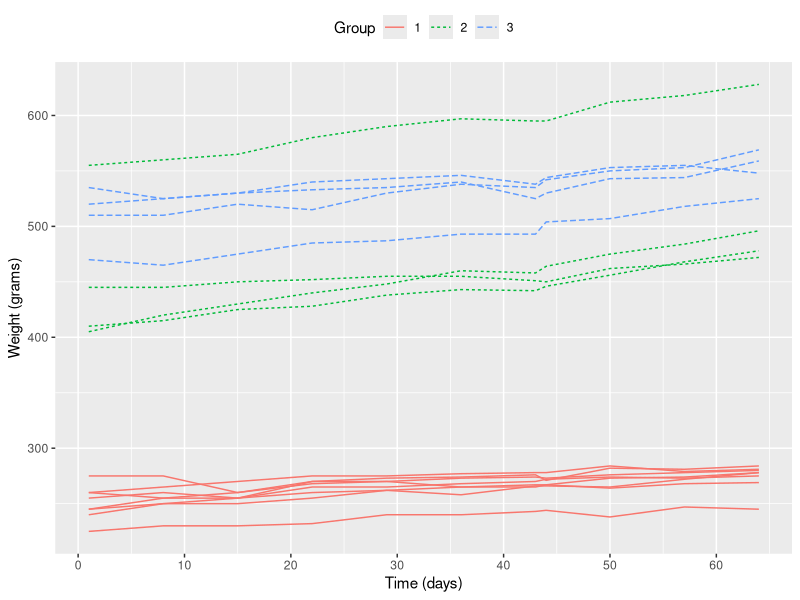

Source code (R):
## ---- chunk 1
library(dplyr); library(ggplot2)

# Fetching the wrangled data
bprs <- read.table("data/bprs.txt")
rats <- read.table("data/rats.txt")

# Factoring categorical variables again, as R interprets them as integers
bprs$treatment <- factor(bprs$treatment)
bprs$subject <- factor(bprs$subject)
rats$ID <- factor(rats$ID)
rats$Group <- factor(rats$Group)

# Glimpse of the data
glimpse(bprs)
glimpse(rats)

## ---- chunk 2

ggplot(rats, aes(x = Time, y = Weight, group = ID, col = Group)) +
  geom_line(aes(linetype = Group)) +
  scale_x_continuous(name = "Time (days)", breaks = seq(0, 60, 10)) +
  scale_y_continuous(name = "Weight (grams)") +
  theme(legend.position = "top")


## ---- chunk 3
